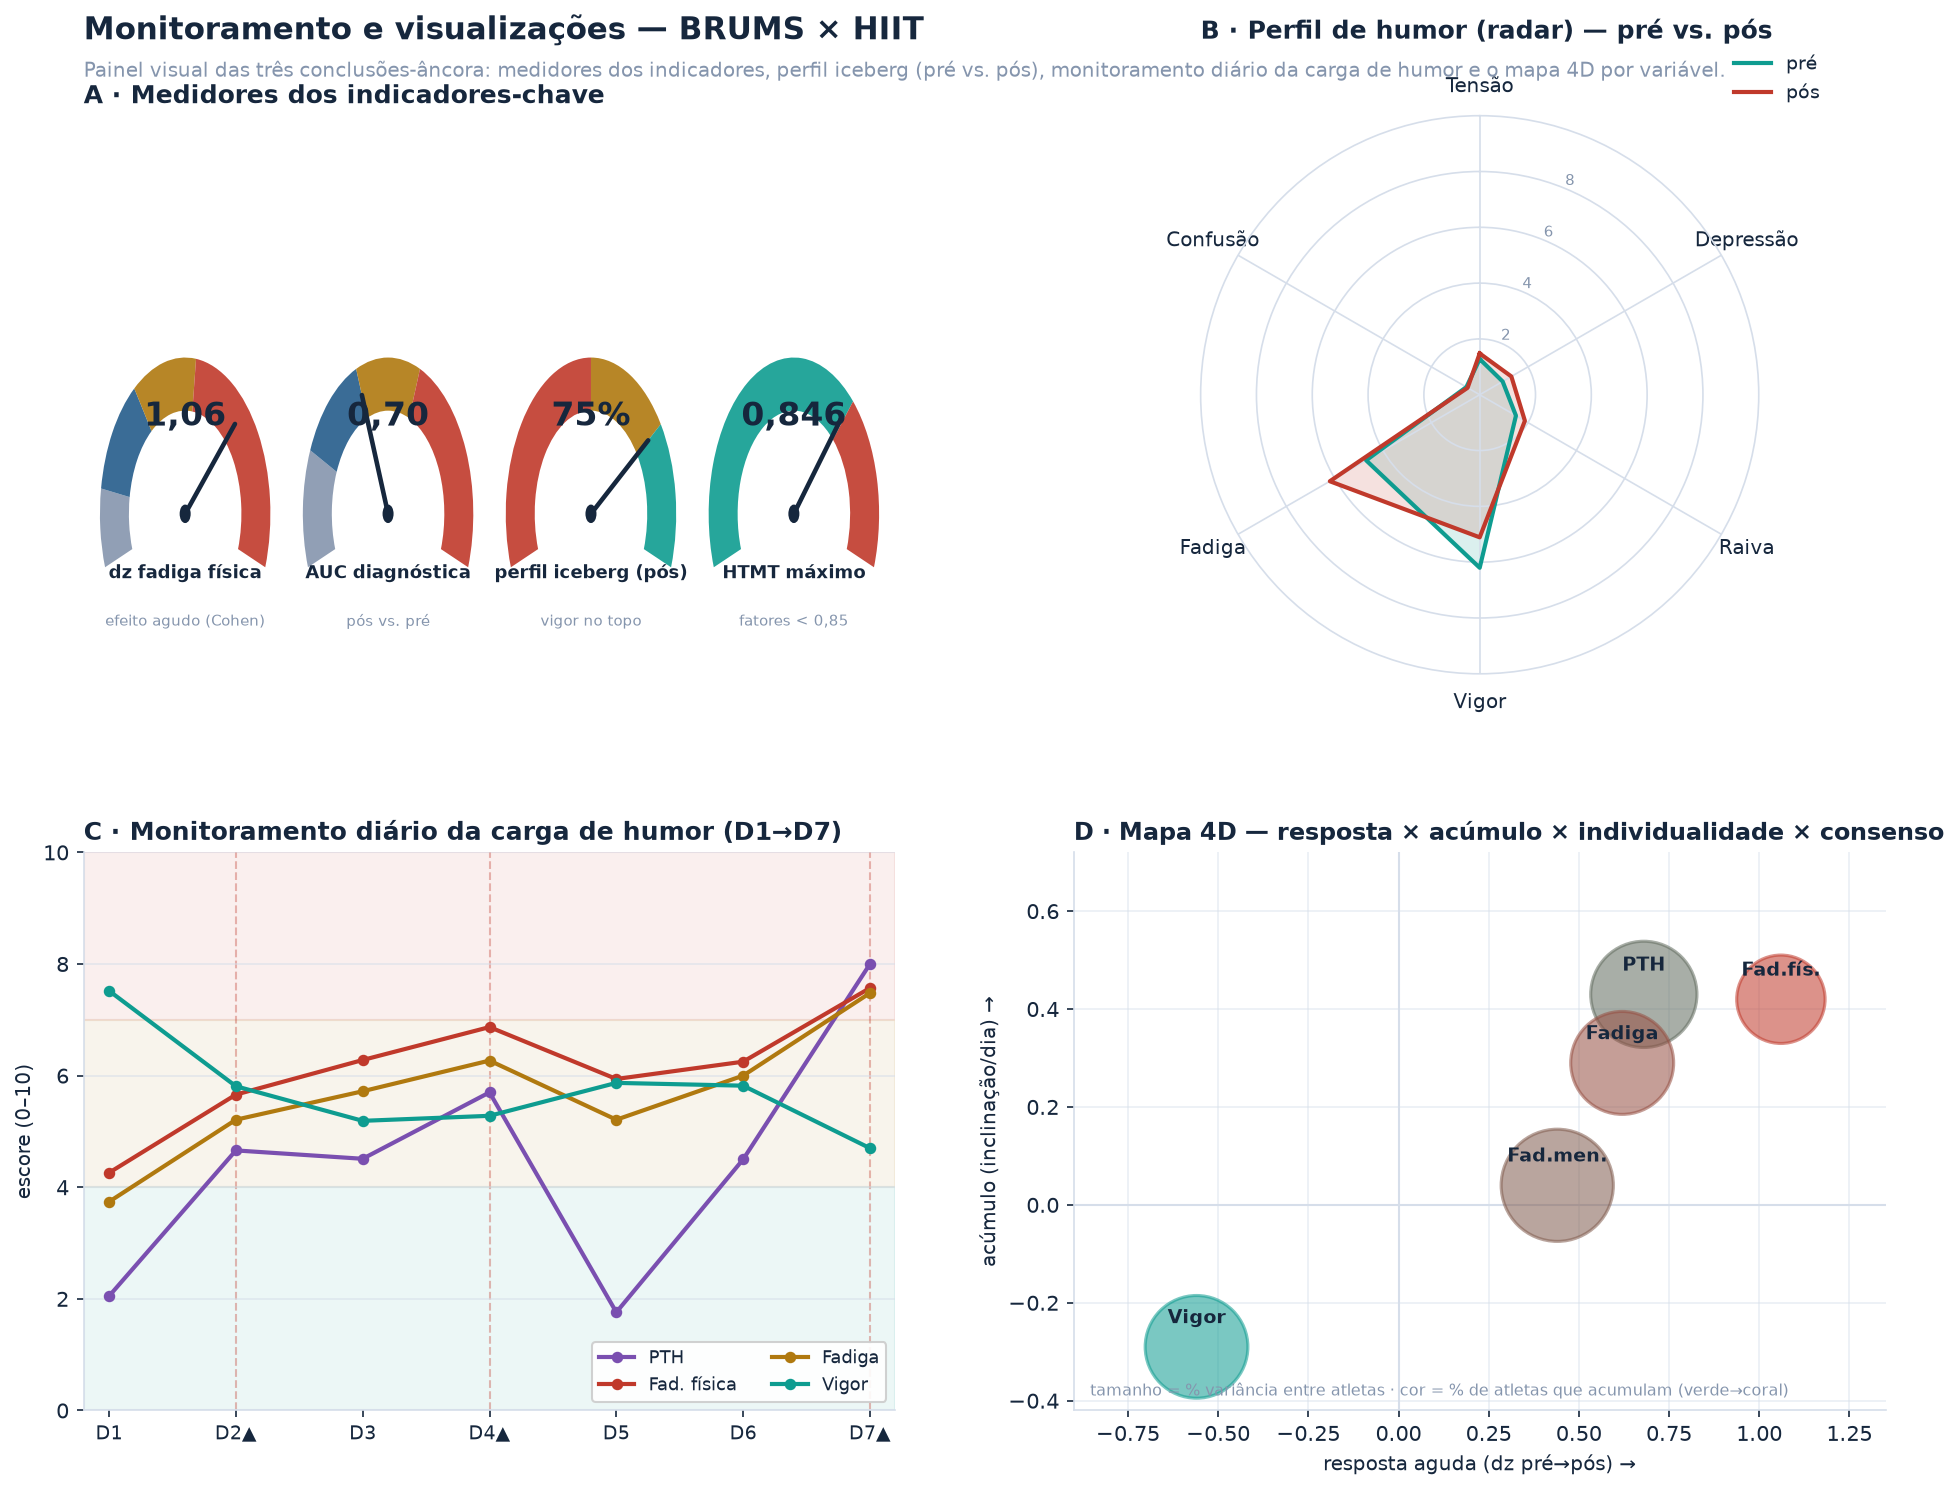

Write Python code to recreate this figure.
# -*- coding: utf-8 -*-
"""Painel de monitoramento e visualizações (gauge · radar · monitoramento · bolhas 4D)
para a Central e o Documento. Reproduz os quatro gráficos da aba "Monitoramento" do
dashboard, como figura estática. Fonte: dashboard_data.json (bloco viz), computado de
base_modelagem.csv.
Uso: python monitoramento_viz.py  (executar de dentro de tese/figuras/)"""
import json, os, numpy as np
import matplotlib
matplotlib.use('Agg')
import matplotlib.pyplot as plt
from matplotlib.patches import Wedge, Circle
from matplotlib.gridspec import GridSpec

HERE=os.path.dirname(os.path.abspath(__file__))
D=json.load(open(os.path.join(HERE,'..','dashboard_data.json'),encoding='utf-8'))
V=D['viz']

TEAL='#0e9c90'; CORAL='#c0392b'; GOLD='#b0790f'; BLUE='#245c8b'; VIOLET='#7a4fb0'
FAINT='#8595ad'; INK='#16273d'; LINE='#d6deea'
CMAP={'teal':TEAL,'coral':CORAL,'gold':GOLD,'blue':BLUE,'violet':VIOLET,'faint':FAINT}
plt.rcParams.update({'font.family':'DejaVu Sans','font.size':10,'text.color':INK,
 'axes.edgecolor':LINE,'axes.labelcolor':INK,'xtick.color':INK,'ytick.color':INK})

fig=plt.figure(figsize=(13.2,10.4),dpi=150)
fig.patch.set_facecolor('white')
gs=GridSpec(2,2,figure=fig,hspace=0.32,wspace=0.22,left=0.06,right=0.97,top=0.9,bottom=0.07)

# ---------------- A. GAUGES ----------------
axg=fig.add_subplot(gs[0,0]); axg.set_xlim(0,4); axg.set_ylim(-0.15,1.35); axg.axis('off')
axg.set_title('A · Medidores dos indicadores-chave',loc='left',fontweight='bold',fontsize=12,color=INK)
def draw_gauge(ax,cx,g):
    R=0.42; cy=0.28
    a0,a1=200,-20  # degrees, left-to-right sweep (>180°)
    def T(v):
        t=(v-g['min'])/(g['max']-g['min'] or 1); t=min(1,max(0,t))
        return a0+t*(a1-a0)
    for z in g['zones']:
        ax.add_patch(Wedge((cx,cy),R,T(z[1]),T(z[0]),width=R*0.34,facecolor=CMAP[z[2]],alpha=0.9,edgecolor='none'))
    # needle
    ang=np.radians(T(min(g['max'],max(g['min'],g['v']))))
    ax.plot([cx,cx+np.cos(ang)*R*0.82],[cy,cy+np.sin(ang)*R*0.82],color=INK,lw=2.2,solid_capstyle='round')
    ax.add_patch(Circle((cx,cy),0.022,color=INK,zorder=5))
    disp={'pct':f"{g['v']:.0f}%".replace('.',','),'auc':f"{g['v']:.2f}".replace('.',','),
          'd3':f"{g['v']:.3f}".replace('.',','),'d':f"{g['v']:.2f}".replace('.',',')}[g['fmt']]
    ax.text(cx,cy+R*0.62,disp,ha='center',va='center',fontsize=16,fontweight='bold',color=INK)
    ax.text(cx,cy-0.16,g['label'],ha='center',va='center',fontsize=8.6,fontweight='bold',color=INK)
    SUB={'dz fadiga física':'efeito agudo (Cohen)','AUC diagnóstica':'pós vs. pré','perfil iceberg (pós)':'vigor no topo','HTMT máximo':'fatores < 0,85'}
    ax.text(cx,cy-0.29,SUB.get(g['label'],g['sub']),ha='center',va='center',fontsize=7.2,color=FAINT)
for i,g in enumerate(V['gauges']): draw_gauge(axg,i+0.5,g)

# ---------------- B. RADAR ----------------
axr=fig.add_subplot(gs[0,1],projection='polar')
subs=V['radar']['subs']; N=len(subs); mx=V['radar']['max']
ang=[n/N*2*np.pi for n in range(N)]; ang+=ang[:1]
axr.set_theta_offset(np.pi/2); axr.set_theta_direction(-1)
axr.set_ylim(0,mx); axr.set_xticks(ang[:-1]); axr.set_xticklabels(subs,fontsize=9.5)
axr.set_yticks([2,4,6,8]); axr.set_yticklabels(['2','4','6','8'],fontsize=7,color=FAINT)
axr.grid(color=LINE); axr.spines['polar'].set_color(LINE)
for vals,col,lab in [(V['radar']['pre'],TEAL,'pré'),(V['radar']['pos'],CORAL,'pós')]:
    v=vals+vals[:1]
    axr.plot(ang,v,color=col,lw=2,label=lab); axr.fill(ang,v,color=col,alpha=0.15)
axr.set_title('B · Perfil de humor (radar) — pré vs. pós',loc='left',fontweight='bold',fontsize=12,color=INK,pad=18)
axr.legend(loc='upper right',bbox_to_anchor=(1.14,1.14),fontsize=9,frameon=False)

# ---------------- C. MONITORAMENTO ----------------
axm=fig.add_subplot(gs[1,0])
days=sorted(int(d) for d in V['mon']['PTH'].keys())
cols={'PTH':VIOLET,'FadFis':CORAL,'Fadiga':GOLD,'Vigor':TEAL}
labs={'PTH':'PTH','FadFis':'Fad. física','Fadiga':'Fadiga','Vigor':'Vigor'}
for lo,hi,c in [(0,4,TEAL),(4,7,GOLD),(7,10,CORAL)]:
    axm.axhspan(lo,hi,color=c,alpha=0.08,zorder=0)
for d in V['hiit_days']:
    if d in days: axm.axvline(d,color=CORAL,ls='--',lw=1,alpha=0.35,zorder=1)
for v in V['mon_vars']:
    y=[V['mon'][v][str(d)] for d in days]
    axm.plot(days,y,'-o',color=cols[v],lw=2,ms=4.5,label=labs[v],zorder=3)
axm.set_xlim(days[0]-0.2,days[-1]+0.2); axm.set_ylim(0,10)
axm.set_xticks(days); axm.set_xticklabels([f'D{d}'+('▲' if d in V['hiit_days'] else '') for d in days],fontsize=9)
axm.set_ylabel('escore (0–10)',fontsize=9.5)
axm.set_title('C · Monitoramento diário da carga de humor (D1→D7)',loc='left',fontweight='bold',fontsize=12,color=INK)
axm.legend(loc='lower right',fontsize=8.5,ncol=2,frameon=True,framealpha=0.9)
for sp in ['top','right']: axm.spines[sp].set_visible(False)
axm.grid(axis='y',color=LINE,alpha=0.6)

# ---------------- D. BOLHAS 4D ----------------
axb=fig.add_subplot(gs[1,1])
B=V['bubble']
xs=[b['dz'] for b in B]; ys=[b['slope'] for b in B]; ss=[b['entre'] for b in B]; gsz=[b['pos'] for b in B]
smx=max(ss)
sizes=[300+ (s/smx)*2600 for s in ss]
# two-hue diverging teal->coral by pos%
def mix(t):
    a=np.array([14,156,144]); b=np.array([192,57,43]); c=(a+(b-a)*t).astype(int); return '#%02x%02x%02x'%tuple(c)
gmn,gmx=min(gsz),max(gsz)
colors=[mix((g-gmn)/(gmx-gmn or 1)) for g in gsz]
axb.axhline(0,color=LINE,lw=1,zorder=0); axb.axvline(0,color=LINE,lw=1,zorder=0)
axb.scatter(xs,ys,s=sizes,c=colors,alpha=0.55,edgecolors=colors,linewidths=1.5,zorder=2)
short={'Fadiga física':'Fad.fís.','Fadiga mental':'Fad.men.','PTH (TMD)':'PTH','Fadiga':'Fadiga','Vigor':'Vigor'}
for b,px,py,sz in zip(B,xs,ys,sizes):
    r=np.sqrt(sz)/1000
    axb.annotate(short.get(b['var'],b['var']),(px,py),textcoords='offset points',xytext=(0,11+ r*8),
                 ha='center',fontsize=9,fontweight='bold',color=INK)
axb.set_xlabel('resposta aguda (dz pré→pós) →',fontsize=9.5)
axb.set_ylabel('acúmulo (inclinação/dia) →',fontsize=9.5)
axb.set_title('D · Mapa 4D — resposta × acúmulo × individualidade × consenso',loc='left',fontweight='bold',fontsize=11.5,color=INK)
axb.set_xlim(-0.9,1.35); axb.set_ylim(-0.42,0.72)
for sp in ['top','right']: axb.spines[sp].set_visible(False)
axb.grid(color=LINE,alpha=0.5)
# colour + size legend note
axb.text(0.02,0.02,'tamanho = % variância entre atletas · cor = % de atletas que acumulam (verde→coral)',
         transform=axb.transAxes,fontsize=7.6,color=FAINT,va='bottom')

fig.suptitle('Monitoramento e visualizações — BRUMS × HIIT',x=0.06,ha='left',fontsize=15,fontweight='bold',color=INK,y=0.965)
fig.text(0.06,0.925,'Painel visual das três conclusões-âncora: medidores dos indicadores, perfil iceberg (pré vs. pós), '
 'monitoramento diário da carga de humor e o mapa 4D por variável.',ha='left',fontsize=9.5,color=FAINT)

out=os.path.join(HERE,'monitoramento_viz.png')
fig.savefig(out,dpi=150,facecolor='white',bbox_inches='tight')
print('saved',out, os.path.getsize(out)//1024,'KB')
